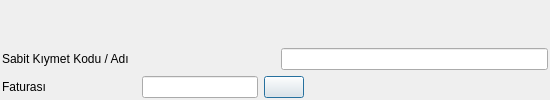
<?xml version="1.0" encoding="UTF-8"?>
<ui version="4.0">
 <class>DMR_SATIS_FORMU</class>
 <widget class="QDialog" name="DMR_SATIS_FORMU">
  <property name="geometry">
   <rect>
    <x>0</x>
    <y>0</y>
    <width>550</width>
    <height>100</height>
   </rect>
  </property>
  <property name="sizePolicy">
   <sizepolicy hsizetype="Expanding" vsizetype="Expanding">
    <horstretch>0</horstretch>
    <verstretch>0</verstretch>
   </sizepolicy>
  </property>
  <property name="minimumSize">
   <size>
    <width>550</width>
    <height>100</height>
   </size>
  </property>
  <property name="maximumSize">
   <size>
    <width>550</width>
    <height>100</height>
   </size>
  </property>
  <property name="windowTitle">
   <string>Sabit Kıymetler Satışı</string>
  </property>
  <layout class="QGridLayout" name="gridLayout_2" rowstretch="1,10">
   <property name="margin">
    <number>2</number>
   </property>
   <item row="0" column="0">
    <widget class="QWidget" name="kernel_buttons_widget" native="true"/>
   </item>
   <item row="1" column="0">
    <layout class="QGridLayout" name="gridLayout">
     <item row="0" column="0">
      <widget class="QLabel" name="label">
       <property name="sizePolicy">
        <sizepolicy hsizetype="Fixed" vsizetype="Fixed">
         <horstretch>0</horstretch>
         <verstretch>0</verstretch>
        </sizepolicy>
       </property>
       <property name="text">
        <string>Sabit Kıymet Kodu / Adı  </string>
       </property>
      </widget>
     </item>
     <item row="0" column="1" colspan="3">
      <layout class="QHBoxLayout" name="horizontalLayout" stretch="1,2">
       <item>
        <widget class="QSearchEdit" name="searchEdit_dmr_kodu">
         <property name="sizePolicy">
          <sizepolicy hsizetype="Expanding" vsizetype="Fixed">
           <horstretch>0</horstretch>
           <verstretch>0</verstretch>
          </sizepolicy>
         </property>
         <property name="whatsThis">
          <string>Arama widget. </string>
         </property>
         <property name="QSearchEdit" stdset="0">
          <rect>
           <x>0</x>
           <y>0</y>
           <width>100</width>
           <height>100</height>
          </rect>
         </property>
        </widget>
       </item>
       <item>
        <widget class="QLineEdit" name="lineEdit_dmr_ismi">
         <property name="readOnly">
          <bool>true</bool>
         </property>
        </widget>
       </item>
      </layout>
     </item>
     <item row="1" column="0">
      <widget class="QLabel" name="label_2">
       <property name="sizePolicy">
        <sizepolicy hsizetype="Fixed" vsizetype="Fixed">
         <horstretch>0</horstretch>
         <verstretch>0</verstretch>
        </sizepolicy>
       </property>
       <property name="text">
        <string>Faturası</string>
       </property>
      </widget>
     </item>
     <item row="1" column="1">
      <widget class="QLineEdit" name="lineEdit_faturasi">
       <property name="readOnly">
        <bool>true</bool>
       </property>
      </widget>
     </item>
     <item row="1" column="2">
      <widget class="QPushButton" name="pushButton_fatura_sec">
       <property name="text">
        <string/>
       </property>
       <property name="icon">
        <iconset resource="../k9_icons.qrc">
         <normaloff>:/k9_icons/K9_ICONS/fatura.png</normaloff>:/k9_icons/K9_ICONS/fatura.png</iconset>
       </property>
       <property name="iconSize">
        <size>
         <width>22</width>
         <height>22</height>
        </size>
       </property>
      </widget>
     </item>
     <item row="1" column="3">
      <spacer name="horizontalSpacer_3">
       <property name="orientation">
        <enum>Qt::Horizontal</enum>
       </property>
       <property name="sizeHint" stdset="0">
        <size>
         <width>238</width>
         <height>20</height>
        </size>
       </property>
      </spacer>
     </item>
    </layout>
   </item>
  </layout>
 </widget>
 <customwidgets>
  <customwidget>
   <class>QSearchEdit</class>
   <extends>QWidget</extends>
   <header>QSearchEdit.h</header>
  </customwidget>
 </customwidgets>
 <resources>
  <include location="../k9_icons.qrc"/>
 </resources>
 <connections/>
</ui>
